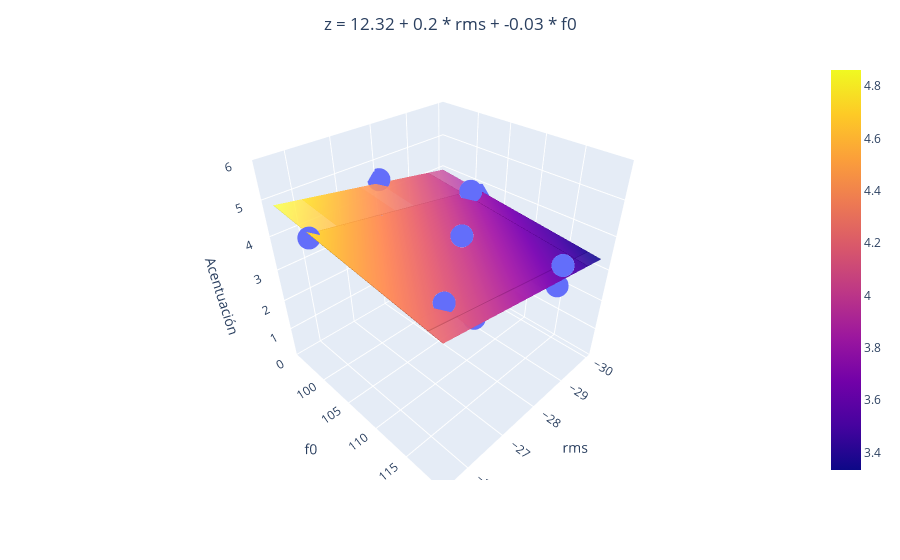

The code cell stored with this chart in its notebook:
### Code cell
if len(dicc_model) == 2:
    import plotly.express as px
    import plotly.graph_objects as go

    # Seleccionamos solo las características seleccionadas en X
    X_selected = X[:, selected_features]

    # Entrenamos el modelo de regresión con las características seleccionadas
    regr_multivar = LinearRegression()
    regr_multivar.fit(X_selected, y)

    # Obtenemos las predicciones del modelo para las características seleccionadas
    y_pred = regr_multivar.predict(X_selected)

    # Crear la figura
    fig = px.scatter_3d(x=X_selected[:, 0], y=X_selected[:, 1], z=y)

    # Crear el plano de regresión
    xx, yy = np.meshgrid(X_selected[:, 0], X_selected[:, 1])
    zz = regr_multivar.intercept_ + np.dot(np.array([xx.ravel(), yy.ravel()]).T, regr_multivar.coef_.ravel()).reshape(xx.shape)
    fig.add_trace(go.Surface(x=xx, y=yy, z=zz, opacity=0.5))

    # Construir la cadena de texto para la ecuación del plano
    equation = f'z = {regr_multivar.intercept_.round(2)}'
    for i, (key, model) in enumerate(dicc_model.items()):
        equation += f' + {regr_multivar.coef_[i].round(2)} * {key.replace("_model", "")}'
    
    # Centrar el título
    fig.update_layout(title=dict(text=equation, x=0.5, xanchor='center'))

    # Etiquetas de los ejes y rango del eje z
    fig.update_layout(scene=dict(xaxis_title=list(dicc_model.keys())[0].replace("_model", ""), yaxis_title=list(dicc_model.keys())[1].replace("_model", ""), zaxis_title='Acentuación', zaxis=dict(range=[0, 6]), yaxis=dict(tickvals=[100, 105, 110, 115])))

    fig.write_html(
       os.path.join(PATH, TEST_FOLDER, REGGRESSION_FOLDER, PARAMETRIC_FOLDER, ACENTUACION_FOLDER, FEMALE_FOLDER, 'regresion_acentuacion_multivariable_female.html')
    )

    fig.show()

### Figure 1 — Plotly figure (JSON) as saved in the notebook; plotly's stock layout.template omitted (floating-point values rounded to 4 significant figures)
{"data": [{"hovertemplate": "x=%{x}<br>y=%{y}<br>z=%{z}<extra></extra>", "legendgroup": "", "marker": {"color": "#636efa", "symbol": "circle"}, "mode": "markers", "name": "", "scene": "scene", "showlegend": false, "type": "scatter3d", "x": [-27.5, -26.1, -27, -30, -29, -28.5, -25.5, -26.5, -29.5, -28], "y": [111.1, 116.4, 101.3, 101.5, 117.7, 119.6, 101.0, 117.9, 102.3, 94.71], "z": [4.554, 4.304, 4.143, 3.661, 2.946, 4.071, 4.589, 3.821, 4.071, 4.482]}, {"opacity": 0.5, "type": "surface", "x": [[-27.5, -26.1, -27, -30, -29, -28.5, -25.5, -26.5, -29.5, -28], [-27.5, -26.1, -27, -30, -29, -28.5, -25.5, -26.5, -29.5, -28], [-27.5, -26.1, -27, -30, -29, -28.5, -25.5, -26.5, -29.5, -28], [-27.5, -26.1, -27, -30, -29, -28.5, -25.5, -26.5, -29.5, -28], [-27.5, -26.1, -27, -30, -29, -28.5, -25.5, -26.5, -29.5, -28], [-27.5, -26.1, -27, -30, -29, -28.5, -25.5, -26.5, -29.5, -28], [-27.5, -26.1, -27, -30, -29, -28.5, -25.5, -26.5, -29.5, -28], [-27.5, -26.1, -27, -30, -29, -28.5, -25.5, -26.5, -29.5, -28], [-27.5, -26.1, -27, -30, -29, -28.5, -25.5, -26.5, -29.5, -28], [-27.5, -26.1, -27, -30, -29, -28.5, -25.5, -26.5, -29.5, -28]], "y": [[111.1, 111.1, 111.1, 111.1, 111.1, 111.1, 111.1, 111.1, 111.1, 111.1], [116.4, 116.4, 116.4, 116.4, 116.4, 116.4, 116.4, 116.4, 116.4, 116.4], [101.3, 101.3, 101.3, 101.3, 101.3, 101.3, 101.3, 101.3, 101.3, 101.3], [101.5, 101.5, 101.5, 101.5, 101.5, 101.5, 101.5, 101.5, 101.5, 101.5], [117.7, 117.7, 117.7, 117.7, 117.7, 117.7, 117.7, 117.7, 117.7, 117.7], [119.6, 119.6, 119.6, 119.6, 119.6, 119.6, 119.6, 119.6, 119.6, 119.6], [101.0, 101.0, 101.0, 101.0, 101.0, 101.0, 101.0, 101.0, 101.0, 101.0], [117.9, 117.9, 117.9, 117.9, 117.9, 117.9, 117.9, 117.9, 117.9, 117.9], [102.3, 102.3, 102.3, 102.3, 102.3, 102.3, 102.3, 102.3, 102.3, 102.3], [94.71, 94.71, 94.71, 94.71, 94.71, 94.71, 94.71, 94.71, 94.71, 94.71]], "z": [[4.044, 4.318, 4.142, 3.553, 3.749, 3.847, 4.436, 4.24, 3.651, 3.946], [3.908, 4.182, 4.006, 3.417, 3.613, 3.711, 4.3, 4.104, 3.515, 3.809], [4.298, 4.573, 4.396, 3.807, 4.004, 4.102, 4.69, 4.494, 3.906, 4.2], [4.292, 4.567, 4.39, 3.802, 3.998, 4.096, 4.685, 4.488, 3.9, 4.194], [3.872, 4.146, 3.97, 3.381, 3.577, 3.675, 4.264, 4.068, 3.479, 3.773], [3.824, 4.099, 3.922, 3.333, 3.53, 3.628, 4.216, 4.02, 3.431, 3.726], [4.306, 4.581, 4.404, 3.816, 4.012, 4.11, 4.699, 4.502, 3.914, 4.208], [3.867, 4.142, 3.966, 3.377, 3.573, 3.671, 4.26, 4.064, 3.475, 3.769], [4.273, 4.548, 4.371, 3.783, 3.979, 4.077, 4.666, 4.469, 3.881, 4.175], [4.469, 4.744, 4.567, 3.979, 4.175, 4.273, 4.862, 4.666, 4.077, 4.371]]}], "layout": {"legend": {"tracegroupgap": 0}, "margin": {"t": 60}, "scene": {"domain": {"x": [0, 1], "y": [0, 1]}, "xaxis": {"title": {"text": "rms"}}, "yaxis": {"tickvals": [100, 105, 110, 115], "title": {"text": "f0"}}, "zaxis": {"range": [0, 6], "title": {"text": "Acentuación"}}}, "title": {"text": "z = 12.32 + 0.2 * rms + -0.03 * f0", "x": 0.5, "xanchor": "center"}}}
